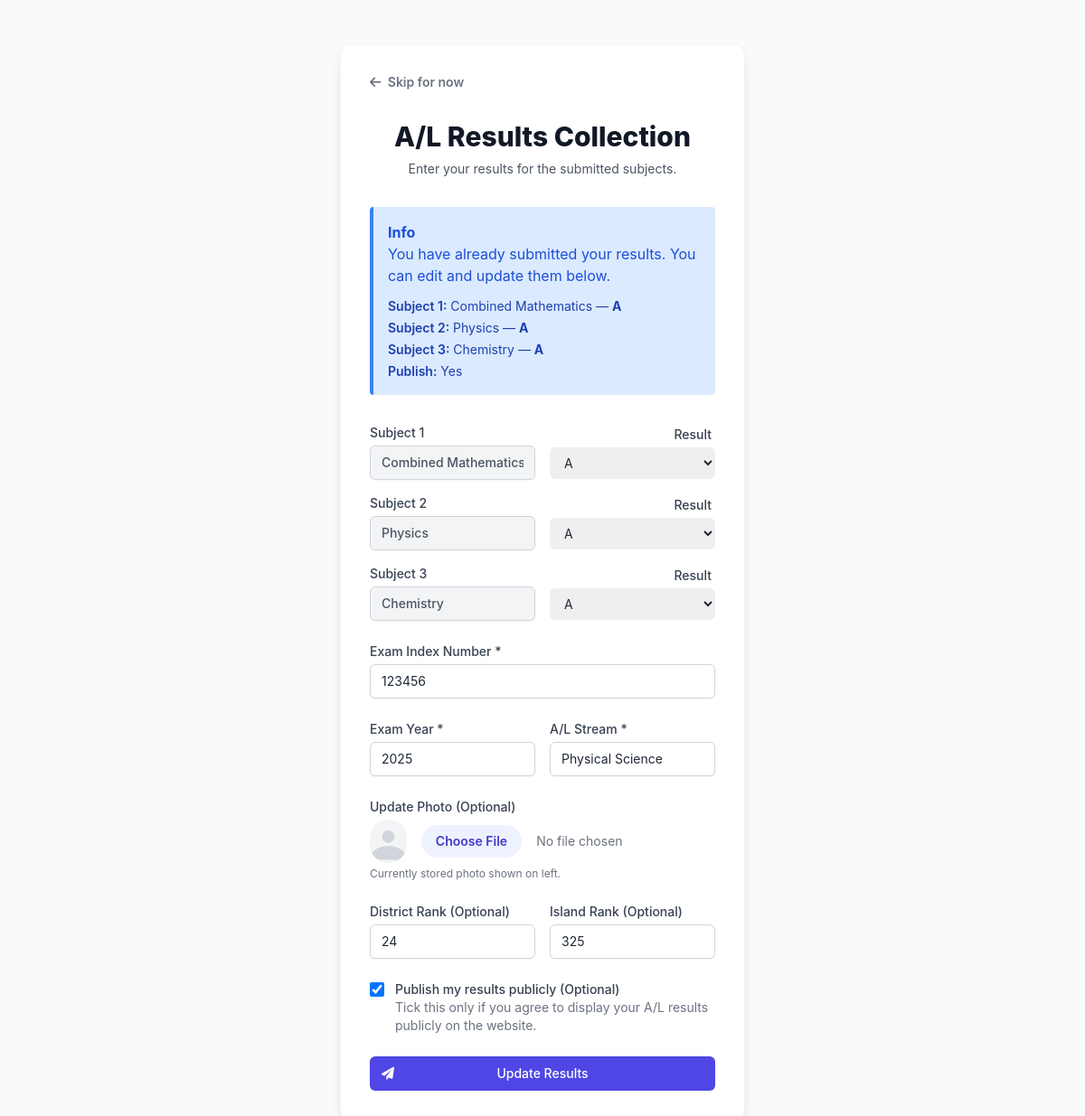
Page /student/al_results_form.php (signed in) on the committed database.
### tables this page shows
CREATE TABLE `al_exam_submissions` (
  `id` int(11) NOT NULL,
  `student_id` varchar(20) NOT NULL COMMENT 'FK to users.user_id',
  `subject_1` varchar(100) NOT NULL,
  `result_1` varchar(5) DEFAULT NULL,
  `subject_2` varchar(100) NOT NULL,
  `result_2` varchar(5) DEFAULT NULL,
  `subject_3` varchar(100) NOT NULL,
  `result_3` varchar(5) DEFAULT NULL,
  `index_number` varchar(50) DEFAULT NULL,
  `district` varchar(50) NOT NULL,
  `stream` varchar(50) DEFAULT NULL COMMENT 'Arts, Commerce, Science, Tech',
  `photo_path` varchar(255) DEFAULT NULL,
  `agreed_to_publish` tinyint(1) DEFAULT 0,
  `results_submitted_at` timestamp NULL DEFAULT NULL,
  `created_at` timestamp NOT NULL DEFAULT current_timestamp(),
  `updated_at` timestamp NOT NULL DEFAULT current_timestamp() ON UPDATE current_timestamp(),
  `district_rank` int(11) DEFAULT NULL,
  `island_rank` int(11) DEFAULT NULL,
  `exam_year` int(11) DEFAULT NULL
);

### student/al_results_form.php (the view, shortened to what this page needs)
<?php
require_once '../config.php';
$user_id = $_SESSION['user_id'];
$already_submitted_results = false;
$stmt = $conn->prepare("SELECT * FROM al_exam_submissions WHERE student_id = ?");
$stmt->bind_param("s", $user_id);
$stmt->execute();
$submission = $stmt->get_result()->fetch_assoc();
if (!empty($submission['results_submitted_at'])) {
    $already_submitted_results = true;
}
?>
<!DOCTYPE html>
<html lang="en">
<head>
    <script src="https://cdn.tailwindcss.com"></script>
    <link href="https://cdnjs.cloudflare.com/ajax/libs/font-awesome/6.0.0/css/all.min.css" rel="stylesheet">
</head>
<body class="bg-gray-50 text-gray-800">
<div class="min-h-screen flex items-center justify-center py-12 px-4 sm:px-6 lg:px-8">
    <div class="max-w-md w-full space-y-8 bg-white p-8 rounded-xl shadow-lg border border-gray-100">
        <div class="flex justify-between items-center">
            <a href="al_results_form.php?skip=1" class="text-sm font-semibold text-gray-500 hover:text-gray-700">
                <i class="fas fa-arrow-left mr-1"></i> Skip for now
            </a>
        </div>
        <div class="text-center">
            <h2 class="mt-6 text-3xl font-extrabold text-gray-900">A/L Results Collection</h2>
            <p class="mt-2 text-sm text-gray-600">Enter your results for the submitted subjects.</p>
        </div>
        <?php if ($already_submitted_results): ?>
             <div class="bg-blue-100 border-l-4 border-blue-500 text-blue-700 p-4 rounded mb-4">
                <p class="font-bold">Info</p>
                <p>You have already submitted your results. You can edit and update them below.</p>
                <div class="mt-3 text-sm text-blue-800 space-y-1">
                    <div><span class="font-semibold">Subject 1:</span> <?php echo htmlspecialchars($submission['subject_1']); ?> — <span class="font-bold"><?php echo htmlspecialchars($submission['result_1']); ?></span></div>
                    <div><span class="font-semibold">Subject 2:</span> <?php echo htmlspecialchars($submission['subject_2']); ?> — <span class="font-bold"><?php echo htmlspecialchars($submission['result_2']); ?></span></div>
                    <div><span class="font-semibold">Subject 3:</span> <?php echo htmlspecialchars($submission['subject_3']); ?> — <span class="font-bold"><?php echo htmlspecialchars($submission['result_3']); ?></span></div>
                    <div><span class="font-semibold">Publish:</span> <?php echo !empty($submission['agreed_to_publish']) ? 'Yes' : 'No'; ?></div>
                </div>
            </div>
        <?php endif; ?>
            <form class="mt-8 space-y-6" action="" method="POST" enctype="multipart/form-data">
                <div class="space-y-4">
                    <div class="grid grid-cols-2 gap-4 items-center">
                        <div class="col-span-1">
                            <label class="block text-sm font-medium text-gray-700">Subject 1</label>
                            <input type="text" value="<?php echo htmlspecialchars($submission['subject_1']); ?>" disabled
                                   class="mt-1 block w-full px-3 py-2 border border-gray-300 rounded-md shadow-sm bg-gray-100 text-gray-600 font-medium text-sm">
                        </div>
                        <div class="col-span-1">
                            <label for="result_1" class="block text-sm font-medium text-gray-700 text-right pr-1">Result</label>
                            <select id="result_1" name="result_1" required
                                    class="mt-1 block w-full pl-3 pr-10 py-2 text-base border-gray-300 focus:outline-none focus:ring-indigo-500 focus:border-indigo-500 sm:text-sm rounded-md">
                                <option value="A" <?php echo (($submission['result_1'] ?? '') === 'A') ? 'selected' : ''; ?>>A</option>
                            </select>
                        </div>
                    </div>
                    <div class="grid grid-cols-2 gap-4 items-center">
                        <div class="col-span-1">
                            <label class="block text-sm font-medium text-gray-700">Subject 2</label>
                            <input type="text" value="<?php echo htmlspecialchars($submission['subject_2']); ?>" disabled
                                   class="mt-1 block w-full px-3 py-2 border border-gray-300 rounded-md shadow-sm bg-gray-100 text-gray-600 font-medium text-sm">
                        </div>
                        <div class="col-span-1">
                            <label for="result_2" class="block text-sm font-medium text-gray-700 text-right pr-1">Result</label>
                            <select id="result_2" name="result_2" required
                                    class="mt-1 block w-full pl-3 pr-10 py-2 text-base border-gray-300 focus:outline-none focus:ring-indigo-500 focus:border-indigo-500 sm:text-sm rounded-md">
                                <option value="A" <?php echo (($submission['result_2'] ?? '') === 'A') ? 'selected' : ''; ?>>A</option>
                            </select>
                        </div>
                    </div>
                    <div class="grid grid-cols-2 gap-4 items-center">
                        <div class="col-span-1">
                            <label class="block text-sm font-medium text-gray-700">Subject 3</label>
                            <input type="text" value="<?php echo htmlspecialchars($submission['subject_3']); ?>" disabled
                                   class="mt-1 block w-full px-3 py-2 border border-gray-300 rounded-md shadow-sm bg-gray-100 text-gray-600 font-medium text-sm">
                        </div>
                        <div class="col-span-1">
                            <label for="result_3" class="block text-sm font-medium text-gray-700 text-right pr-1">Result</label>
                            <select id="result_3" name="result_3" required
                                    class="mt-1 block w-full pl-3 pr-10 py-2 text-base border-gray-300 focus:outline-none focus:ring-indigo-500 focus:border-indigo-500 sm:text-sm rounded-md">
                                <option value="A" <?php echo (($submission['result_3'] ?? '') === 'A') ? 'selected' : ''; ?>>A</option>
                            </select>
                        </div>
                    </div>
                </div>
                 <div>
                    <label class="block text-sm font-medium text-gray-700">Exam Index Number *</label>
                    <input type="text" name="exam_index_number" value="<?php echo htmlspecialchars($submission['index_number'] ?? ''); ?>" required
                           class="mt-1 block w-full px-3 py-2 border border-gray-300 rounded-md shadow-sm sm:text-sm"
                           placeholder="Enter your official A/L exam index number">
                </div>
                <div class="grid grid-cols-2 gap-4">
                    <div>
                        <label class="block text-sm font-medium text-gray-700">Exam Year *</label>
                        <input type="number" name="exam_year" min="2000" max="2100" required
                               value="<?php echo htmlspecialchars($submission['exam_year'] ?? ''); ?>"
                               class="mt-1 block w-full px-3 py-2 border border-gray-300 rounded-md shadow-sm sm:text-sm"
                               placeholder="e.g., 2025">
                    </div>
                    <div>
                        <label class="block text-sm font-medium text-gray-700">A/L Stream *</label>
                        <input type="text" name="al_stream" list="al-stream-list" required
                               value="<?php echo htmlspecialchars($submission['stream'] ?? ''); ?>"
                               class="mt-1 block w-full px-3 py-2 border border-gray-300 rounded-md shadow-sm sm:text-sm"
                               placeholder="Type stream name">
                    </div>
                </div>
                <div>
                     <label class="block text-sm font-medium text-gray-700">Update Photo (Optional)</label>
                    <div class="mt-1 flex items-center">
                        <?php if (!empty($submission['photo_path'])): ?>
                            <img class="inline-block h-12 w-12 rounded-full ring-2 ring-white mr-4 object-cover" src="../<?php echo htmlspecialchars($submission['photo_path']); ?>" alt="Current Photo">
                        <?php else: ?>
                            <span class="inline-block h-12 w-12 rounded-full overflow-hidden bg-gray-100 mr-4">
                                <svg class="h-full w-full text-gray-300" fill="currentColor" viewBox="0 0 24 24">
                                    <path d="M24 20.993V24H0v-2.996A14.977 14.977 0 0112.004 15c4.904 0 9.26 2.354 11.996 5.993zM16.002 8.999a4 4 0 11-8 0 4 4 0 018 0z" />
                                </svg>
                            </span>
                        <?php endif; ?>
                        <input type="file" name="student_photo" accept="image/*"
                               class="block w-full text-sm text-gray-500 file:mr-4 file:py-2 file:px-4 file:rounded-full file:border-0 file:text-sm file:font-semibold file:bg-indigo-50 file:text-indigo-700 hover:file:bg-indigo-100">
                    </div>
                    <p class="mt-1 text-xs text-gray-500">Currently stored photo shown on left.</p>
                </div>
                <div class="grid grid-cols-2 gap-4">
                    <div>
                        <label class="block text-sm font-medium text-gray-700">District Rank (Optional)</label>
                        <input type="number" name="district_rank" min="1" inputmode="numeric"
                               class="mt-1 block w-full px-3 py-2 border border-gray-300 rounded-md shadow-sm sm:text-sm"
                               value="<?php echo htmlspecialchars($submission['district_rank'] ?? ''); ?>"
                               placeholder="e.g., 25">
                    </div>
                    <div>
                        <label class="block text-sm font-medium text-gray-700">Island Rank (Optional)</label>
                        <input type="number" name="island_rank" min="1" inputmode="numeric"
                               class="mt-1 block w-full px-3 py-2 border border-gray-300 rounded-md shadow-sm sm:text-sm"
                               value="<?php echo htmlspecialchars($submission['island_rank'] ?? ''); ?>"
                               placeholder="e.g., 320">
                    </div>
                </div>
                <div class="flex items-start">
                    <div class="flex items-center h-5">
                        <input id="agreed" name="agreed" type="checkbox"
                               <?php echo !empty($submission['agreed_to_publish']) ? 'checked' : ''; ?>
                               class="focus:ring-indigo-500 h-4 w-4 text-indigo-600 border-gray-300 rounded">
                    </div>
                    <div class="ml-3 text-sm">
                        <label for="agreed" class="font-medium text-gray-700">Publish my results publicly (Optional)</label>
                        <p class="text-gray-500">Tick this only if you agree to display your A/L results publicly on the website.</p>
                    </div>
                </div>
                <div>
                    <button type="submit"
                            class="group relative w-full flex justify-center py-2 px-4 border border-transparent text-sm font-medium rounded-md text-white bg-indigo-600 hover:bg-indigo-700 focus:outline-none focus:ring-2 focus:ring-offset-2 focus:ring-indigo-500 transition-colors duration-200">
                        <span class="absolute left-0 inset-y-0 flex items-center pl-3">
                            <i class="fas fa-paper-plane"></i>
                        </span>
                        <?php echo $already_submitted_results ? 'Update Results' : 'Submit Results'; ?>
                    </button>
                </div>
            </form>
    </div>
</div>
</body>
</html>

### student/al_results_form.php (style rules this page uses)
body { font-family: 'Inter', sans-serif; }

### rows in the picture
al_exam_submissions: subject_1 "Combined Mathematics", result_1 "A", subject_2 "Physics", result_2 "A", subject_3 "Chemistry", result_3 "A", exam_index_number "123456", exam_year "2025", al_stream "Physical Science", district_rank "24", island_rank "325", agreed_to_publish "☑"
